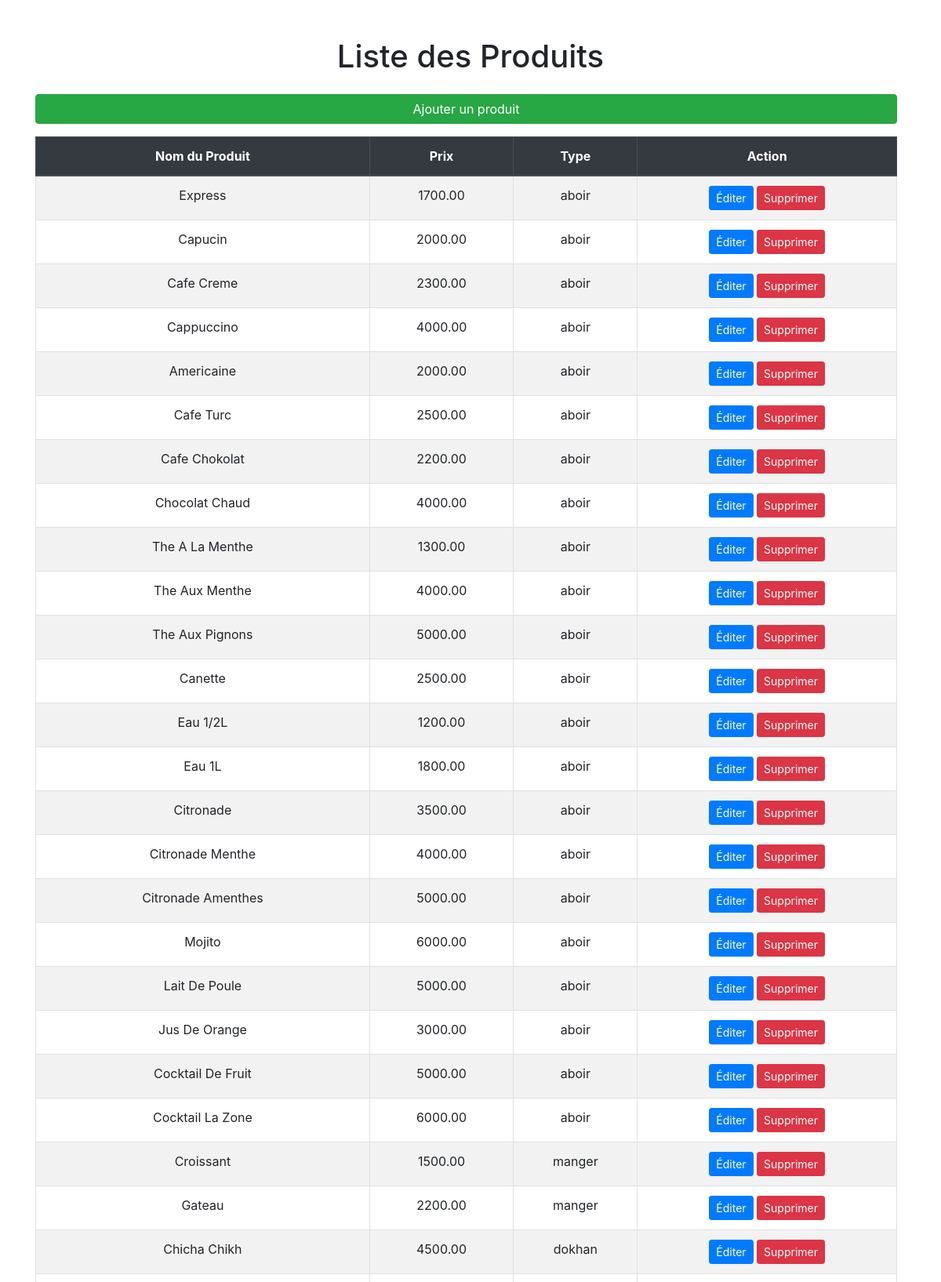
Page /produit.php (upper part) on the committed database.
### tables this page shows
CREATE TABLE `produit` (
  `id_produit` int(11) NOT NULL,
  `item` varchar(50) NOT NULL,
  `prix` decimal(10,2) NOT NULL,
  `type` varchar(255) NOT NULL
);

### produit.php (the view, shortened to what this page needs)
<?php
$servername = "localhost";
$username = "root";
$password = "";
$dbname = "cafe";
$conn = new mysqli($servername, $username, $password, $dbname);
?>
<!DOCTYPE html>
<html lang="fr">
<head>
    <link rel="stylesheet" href="https://stackpath.bootstrapcdn.com/bootstrap/4.5.2/css/bootstrap.min.css">
</head>
<body>
    <div class="container mt-5">
        <h1 class="mb-4 text-center">Liste des Produits</h1>
        <button class="btn btn-success mb-3" onclick="openAddModal()" style="width:99%;text-align:center;">Ajouter un produit</button>
        <table class="table table-striped table-bordered" id="productTable" style="width:99%;text-align:center;">
            <thead class="thead-dark">
                <tr>
                    <th>Nom du Produit</th>
                    <th>Prix</th>
                    <th>Type</th>
                    <th>Action</th>
                </tr>
            </thead>
            <tbody>
            <?php
            $sql = "SELECT id_produit, item, prix, type FROM produit";
            $result = $conn->query($sql);
            if ($result->num_rows > 0) {
                while ($row = $result->fetch_assoc()) {
                    echo '<tr>';
                    echo '<td>' . htmlspecialchars($row['item']) . '</td>';
                    echo '<td>' . htmlspecialchars($row['prix']) . '</td>';
                    echo '<td>' . htmlspecialchars($row['type']) . '</td>';
                    echo '<td>
                            <button class="btn btn-primary btn-sm" onclick="openEditModal(' . $row['id_produit'] . ', \'' . addslashes($row['item']) . '\', ' . $row['prix'] . ', \'' . addslashes($row['type']) . '\')">Éditer</button>
                            <button class="btn btn-danger btn-sm" onclick="deleteItem(' . $row['id_produit'] . ')">Supprimer</button>
                          </td>';
                    echo '</tr>';
                }
            } else {
                echo '<tr><td colspan="4">Aucun produit trouvé</td></tr>';
            }
            ?>
            </tbody>
        </table>
    </div>
</body>
</html>

### rows in the picture
produit: item "Express", prix "1700.00", type "aboir"
produit: item "Capucin", prix "2000.00", type "aboir"
produit: item "Cafe Creme", prix "2300.00", type "aboir"
produit: item "Cappuccino", prix "4000.00", type "aboir"
produit: item "Americaine", prix "2000.00", type "aboir"
produit: item "Cafe Turc", prix "2500.00", type "aboir"
produit: item "Cafe Chokolat", prix "2200.00", type "aboir"
produit: item "Chocolat Chaud", prix "4000.00", type "aboir"
produit: item "The A La Menthe", prix "1300.00", type "aboir"
produit: item "The Aux Menthe", prix "4000.00", type "aboir"
produit: item "The Aux Pignons", prix "5000.00", type "aboir"
produit: item "Canette", prix "2500.00", type "aboir"
produit: item "Eau 1/2L", prix "1200.00", type "aboir"
produit: item "Eau 1L", prix "1800.00", type "aboir"
produit: item "Citronade", prix "3500.00", type "aboir"
produit: item "Citronade Menthe", prix "4000.00", type "aboir"
produit: item "Citronade Amenthes", prix "5000.00", type "aboir"
produit: item "Mojito", prix "6000.00", type "aboir"
produit: item "Lait De Poule", prix "5000.00", type "aboir"
produit: item "Jus De Orange", prix "3000.00", type "aboir"
produit: item "Cocktail De Fruit", prix "5000.00", type "aboir"
produit: item "Cocktail La Zone", prix "6000.00", type "aboir"
produit: item "Croissant", prix "1500.00", type "manger"
produit: item "Gateau", prix "2200.00", type "manger"
produit: item "Chicha Chikh", prix "4500.00", type "dokhan"
